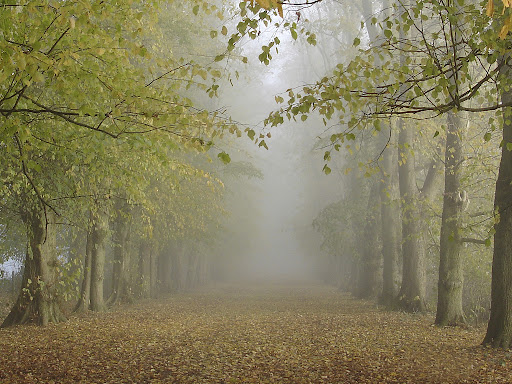
#> input picture testing_scripts/forrest_hallway.jpg, 512 x 384 px
$ python dark_channel.py
#> lines starting #> are read from the running program, lines starting #| are printed output that depends on the picture; long printed decimals are rounded
from matplotlib import cm, image
import matplotlib.pyplot as plt
import numpy as np
np.set_printoptions(threshold=np.inf)

def dark_channel(image, patch_r):
    h, w, _ = image.shape
    min_channel_value = np.empty((h, w))
    for r in range(h):
        for c in range(w):
            min_channel_value[r, c] = np.min(image[r, c])
    j = np.empty((h, w))
    for r in range(h):
        for c in range(w):
            r_low = max(0, r-patch_r)
            r_high = min(h, r+patch_r)
            c_low = max(0, c-patch_r)
            c_high = min(w, c+patch_r)
            j[r, c] = np.min(min_channel_value[r_low:r_high,c_low:c_high])
    return j

def atmospheric_light(image, dark_channel):
    a = dark_channel.flatten()
    n = dark_channel.size
    k = int(n/100)
    brightest_in_j = np.argpartition(a, -k)[-k:]
    im_flat = image.reshape((n, 3))
    im_flat_intensity = np.sum(im_flat, axis=1)
    return im_flat[np.argmax(np.array([im_flat_intensity[i] for i in brightest_in_j]))]

def transmission(image, atmospheric_light, patch_r, w_haze):
    x = image/atmospheric_light
    h, w, _ = image.shape
    t = np.empty((h, w))
    for r in range(h):
        for c in range(w):
            r_low = max(0, r-patch_r)
            r_high = min(h, r+patch_r)
            c_low = max(0, c-patch_r)
            c_high = min(w, c+patch_r)
            t[r, c] = 1-w_haze*np.min(x[r_low:r_high,c_low:c_high])
    return t

def radiance(image, atmospheric_light, transmission, t_0):
    t = np.maximum(transmission, t_0)
    s = image-atmospheric_light
    s = np.transpose(s, axes=[2, 0, 1])
    s = (s/t).astype(np.dtype(np.int32))
    s = np.transpose(s, axes=[1, 2, 0])
    s = (s + atmospheric_light)
    s = s.astype(np.dtype(np.int32))
    return s

if __name__ == "__main__":

    im = image.imread('forrest_hallway.jpg')
#> im is the input picture: shape (384, 512, 3); mean R, G, B 133.5, 127.1, 94.7
    im = im.astype(np.dtype(np.int32))
    patch_r = 7
    w = 0.4
    t_0 = 0.2

    j = dark_channel(im, patch_r)
#> after the loop in dark_channel, `for r in range(h):`:
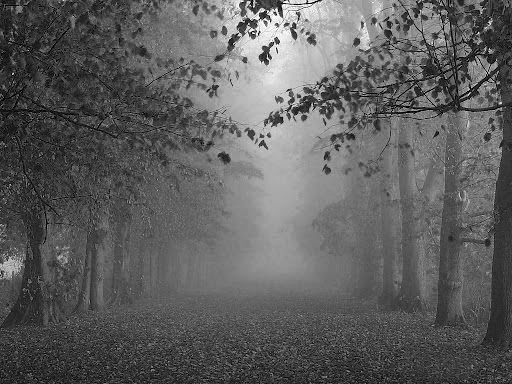
#> min_channel_value: shape (384, 512) float64; min 0, max 255, mean 94.6
#> after the loop in dark_channel, `for r in range(h):`:
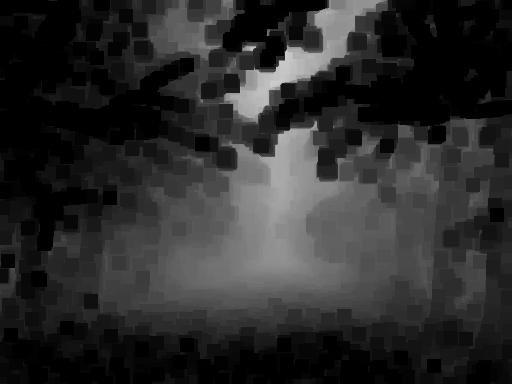
#> j: shape (384, 512) float64; min 0, max 206, mean 43.5
    print(np.average(j))
#| 43.475
    a = atmospheric_light(im, j)
#> in atmospheric_light, `brightest_in_j = np.argpartition(a, -k)[-k:]`: brightest_in_j = 1966 values, max 80148 at index 274, min 5958 at index 216, mean 42396
#> a = [134, 127, 57]
    t = transmission(im, a, patch_r, w)
#> in transmission, `x = image/atmospheric_light`:
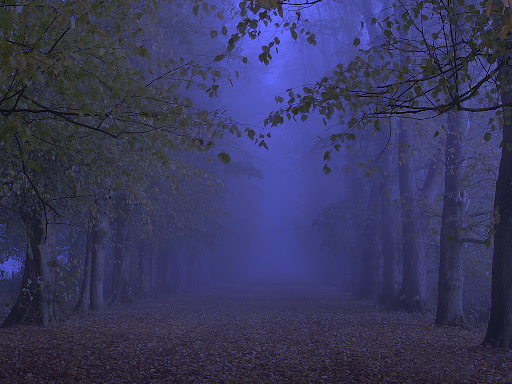
#> x: shape (384, 512, 3) float64; mean R, G, B 0.997, 1, 1.66; drawn with min black and max white
#> after the loop in transmission, `for r in range(h):`:
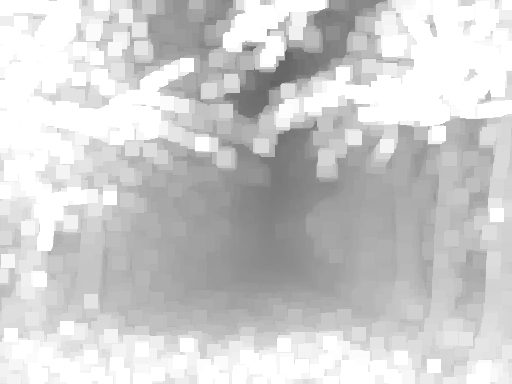
#> t: shape (384, 512) float64; min 0.385, max 1, mean 0.806
    print(np.average(t))
#| 0.806
    rad = radiance(im, a, t, t_0)
#> in radiance, `s = (s + atmospheric_light)`:
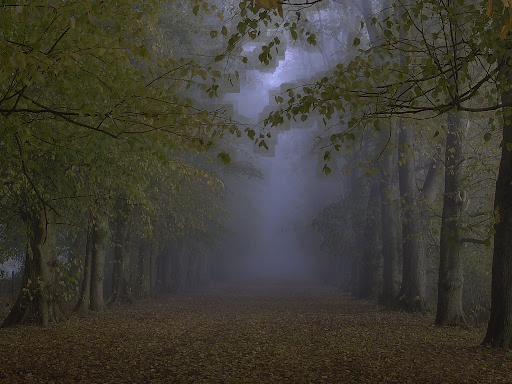
#> s: shape (384, 512, 3) int32; mean R, G, B 137.7, 132.1, 113.1; drawn with min black and max white
    j_aft = dark_channel(rad, patch_r)
#> call 2 of dark_channel, with patch_r = 7
#> after the loop in dark_channel (call 2), `for r in range(h):`:
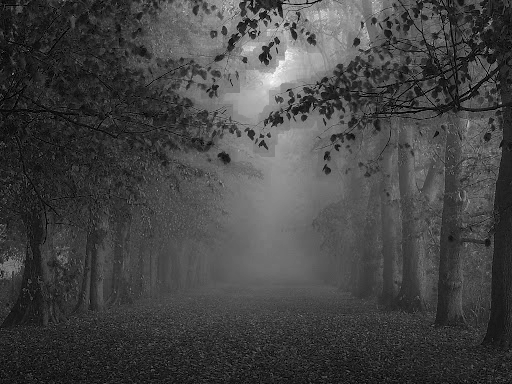
#> min_channel_value: shape (384, 512) float64; min 0, max 393, mean 106.4; drawn with min black and max white
    print(np.average(j_aft))
#| 46.736
    fig, axs = plt.subplots(1, 3)
    axs[0].imshow(im)
    axs[1].imshow(t, cmap='gray')
    axs[2].imshow(rad)
    plt.show()
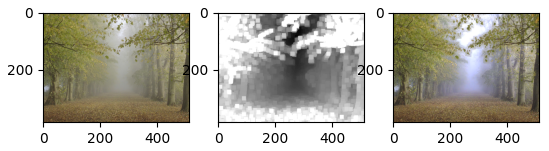
#> figure drawn by matplotlib, 3 panels
